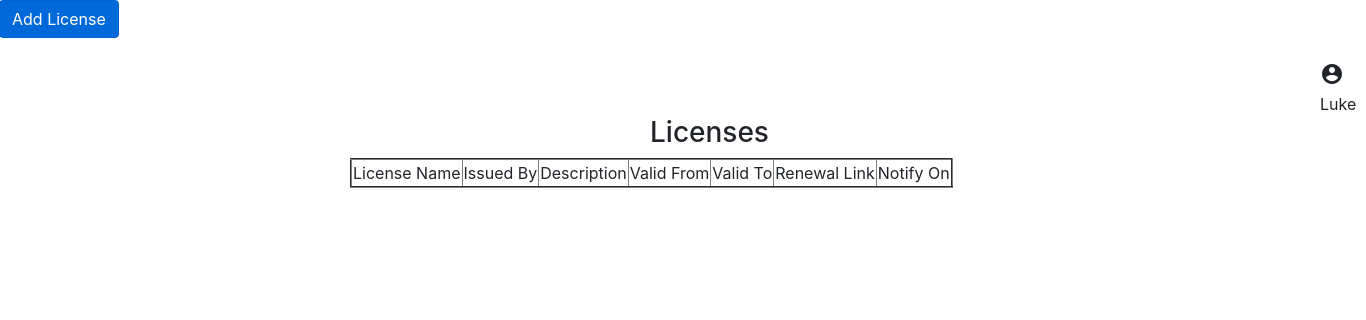
The page /dashboard/ (signed in) on the database as committed earlier.
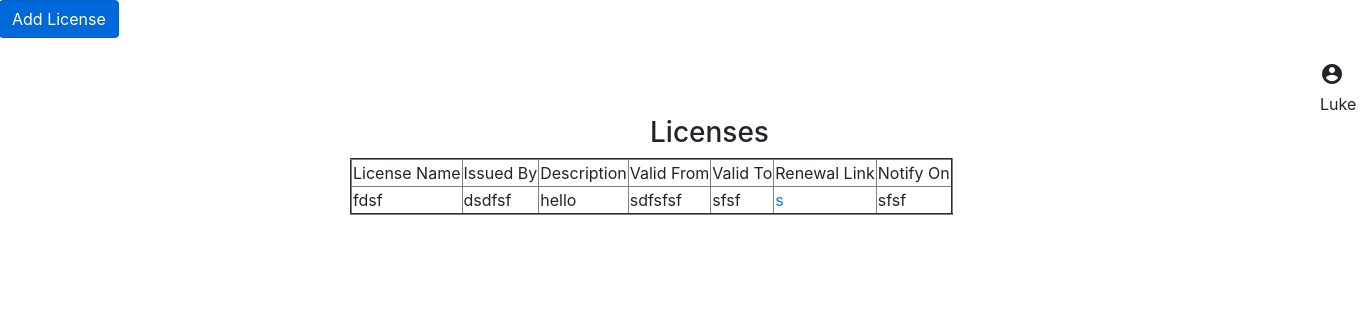
The same page on the database as committed later.
### main.py (models this page shows, shortened)
class license(db.Model):
    id = db.Column("id", db.Integer, primary_key=True)
    document_name = db.Column("document_name", db.String(50))
    issued_by = db.Column("issued_by", db.String(50))
    description = db.Column("description", db.String(50))
    valid_from = db.Column("valid_from", db.String(50))
    valid_to = db.Column("valid_to", db.String(50))
    renewal_link = db.Column("renewal_link", db.String(50))
    notify_on = db.Column("notify_on", db.String(50))
    user_id = db.Column("user_id", db.Integer, db.ForeignKey('users.user_id'))

### main.py (the view)
@app.route('/dashboard/')
def dashboard_form():
    username = session.get('username')
    if username is None:
        error = "User not authenticated"
        return render_template('error.html', error=error)
    user_id = session.get('user_id')
    if user_id is None:
        error = "User not authenticated"
        return render_template('error.html', error=error)
    sqliteConnection = sqlite3.connect('users.sqlite3')
    cursor = sqliteConnection.cursor()
    cursor.execute("SELECT * FROM license WHERE user_id= ?",
                   (user_id,))
    found = cursor.fetchall()
    length = len(found)
    print(username)
    return render_template('dashboard.html',username=username, found=found,length=length)

### templates/dashboard.html (shortened to what this page needs)
<!DOCTYPE html>
<html lang="en">
<head>
</head>
<link rel="stylesheet" href="https://stackpath.bootstrapcdn.com/bootstrap/4.3.1/css/bootstrap.min.css">
<link rel="stylesheet" href="https://cdnjs.cloudflare.com/ajax/libs/font-awesome/4.7.0/css/font-awesome.min.css">
<body>
<form method="POST">
<div class="input-group mb-4">
    <button class="btn btn-primary" type="submit">Add License</button>
</div>
</form>
<div class="prof" style="margin-left: 1320px;">
<div>
    <span class="material-icons">
    </span><span>{{username}}</span></div>
    </div>
<h3 style="margin-left: 650px;">Licenses</h3>
<table style="margin-left:350px;"border="2">
    <tbody>
<tr>
      <td>License Name</td>
      <td>Issued By</td>
      <td>Description</td>
      <td>Valid From</td>
      <td>Valid To</td>
      <td>Renewal Link</td>
      <td>Notify On</td>
</tr>
{%for i in range(0, length)%}
<tr>
      <td>{{found[i][1]}}</td>
      <td>{{found[i][2]}}</td>
      <td>{{found[i][3]}}</td>
      <td>{{found[i][4]}}</td>
      <td>{{found[i][5]}}</td>
      <td><a href="{{found[i][6]}}">{{found[i][6]}}</a></td>
      <td>{{found[i][7]}}</td>
</tr>
    {%endfor%}
</tbody>
</table>
</body>
</html>

Rows that differ between the two databases and show on the page:
added license: document_name "fdsf", issued_by "dsdfsf", description "hello", valid_from "sdfsfsf", valid_to "sfsf", renewal_link "s", notify_on "sfsf"
